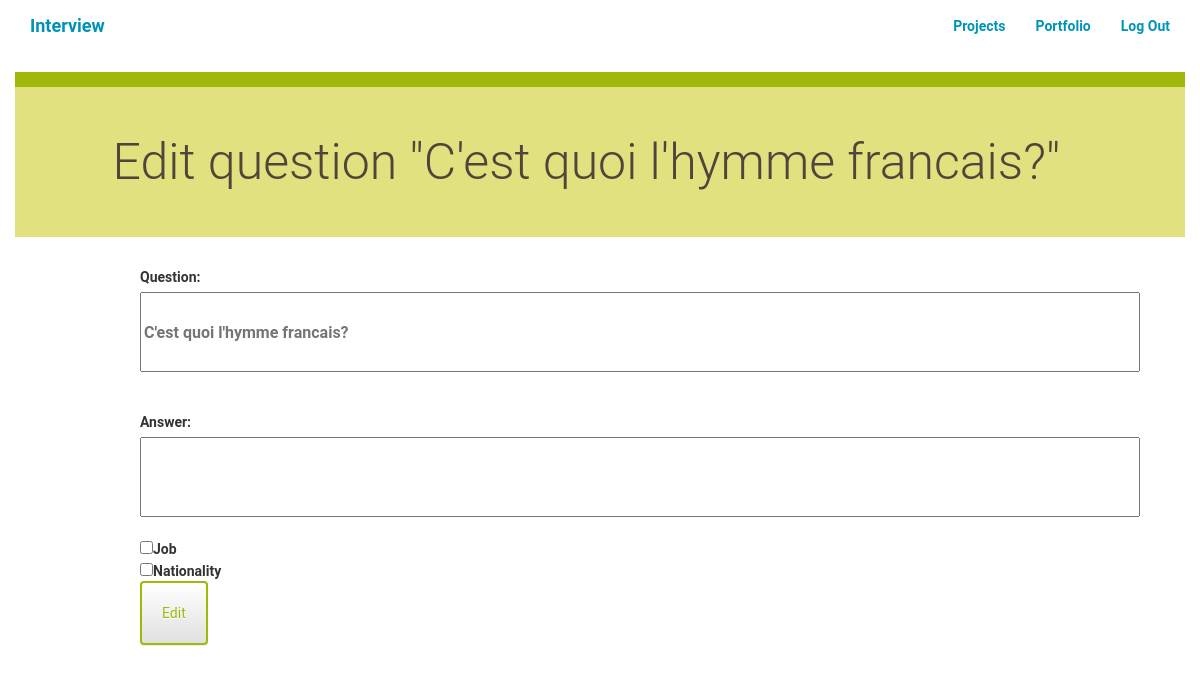
/interview/2/edit/ (signed in), run on an earlier commit of the app's database.
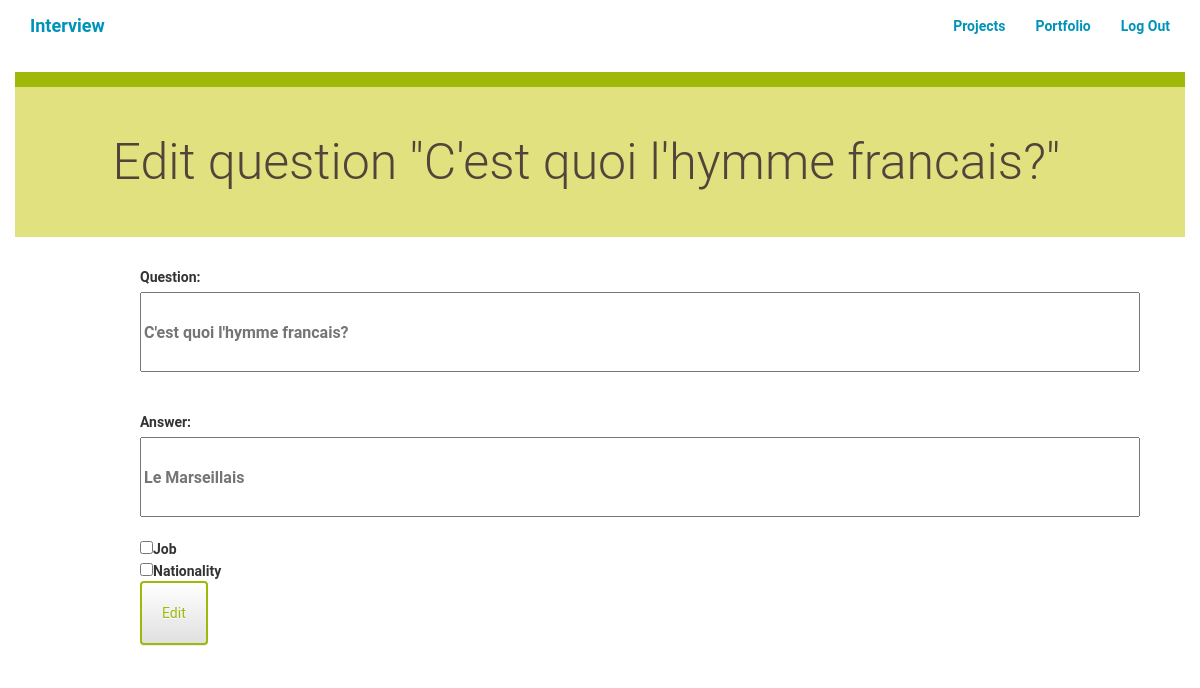
And on a later commit of the database.
### interview/models.py (models this page shows, shortened)
class Question(models.Model):
    id = models.IntegerField(primary_key = True)
    question = models.TextField()
    answer = models.TextField(default="")
    BOOL_CHOICES = ((True, 'job'), (False, 'nationality'))
    option = models.BooleanField(choices=BOOL_CHOICES,default=False)

### interview/views.py (the view)
# urls.py: url(r'^(?P<question_id>\d+)/edit/$', views.editQuestion,name='interview_edit'),
@login_required
def editQuestion(request,question_id):
    questionToEdit = Question.objects.filter(id=question_id)
    if request.method == "POST":
        job = request.POST.get('job')
        na = request.POST.get('nationality')
        newquestion = request.POST.get('question')
        newanswer = request.POST.get('answer')
        if job is True:
            newoption = True
        else:
            newoption = False
        Question.objects.filter(id=question_id).update(question = str(newquestion))
        Question.objects.filter(id=question_id).update(answer = str(newanswer))
        Question.objects.filter(id=question_id).update(option = newoption)
        questions = Question.objects.all()
        return render(request,'interview/interview_all.html', {'questions': questions})
    else:
        return render(request,'interview/interview_edit.html', {'questions': questionToEdit})

### interview/templates/interview/interview_edit.html (shortened to what this page needs)
{% extends "interview/interview_base.html" %}
{% block content %}
	<div class="row divider green">
		<div class="col-md-12"></div>
	</div>
	<div class="row banner menu">
		<div class="col-md-11 col-md-offset-1 padding-none">
      {%for question in questions %}
			<h1>Edit question "{{question.question}}"</h1>
		</div>
	</div>
      <div class="row container">
    		<div class="col-md-6 col-md-offset-1 padding-top">
					<form action= "{% url 'interview:interview_edit' question_id=question.id%}" method="POST" class="form-group">
					<label for="question">Question:</label>
					<input type="text" name="question" value="" style="font-size:12pt;height:80px;width:1000px;" placeholder= "{{question.question}}">
					<br>
					<br>
					<br>
					<label for="answer">Answer:</label><input type="text" name="answer" value="" style="font-size:12pt;height:80px;width:1000px;" placeholder= "{{question.answer}}">
					<br>
					<br>
					<input type="checkbox" name="job">Job<br>
					<input type="checkbox" name="nationality">Nationality<br>
					<input class="btn btn-default" type="submit" value="Edit" />
					</form>
    		</div>
    	</div>
{% endfor %}
{% endblock %}

What changed in the data, as far as the page shows it:
changed Question "C'est quoi l'hymme francais?": answer (not shown) → "Le Marseillais"
